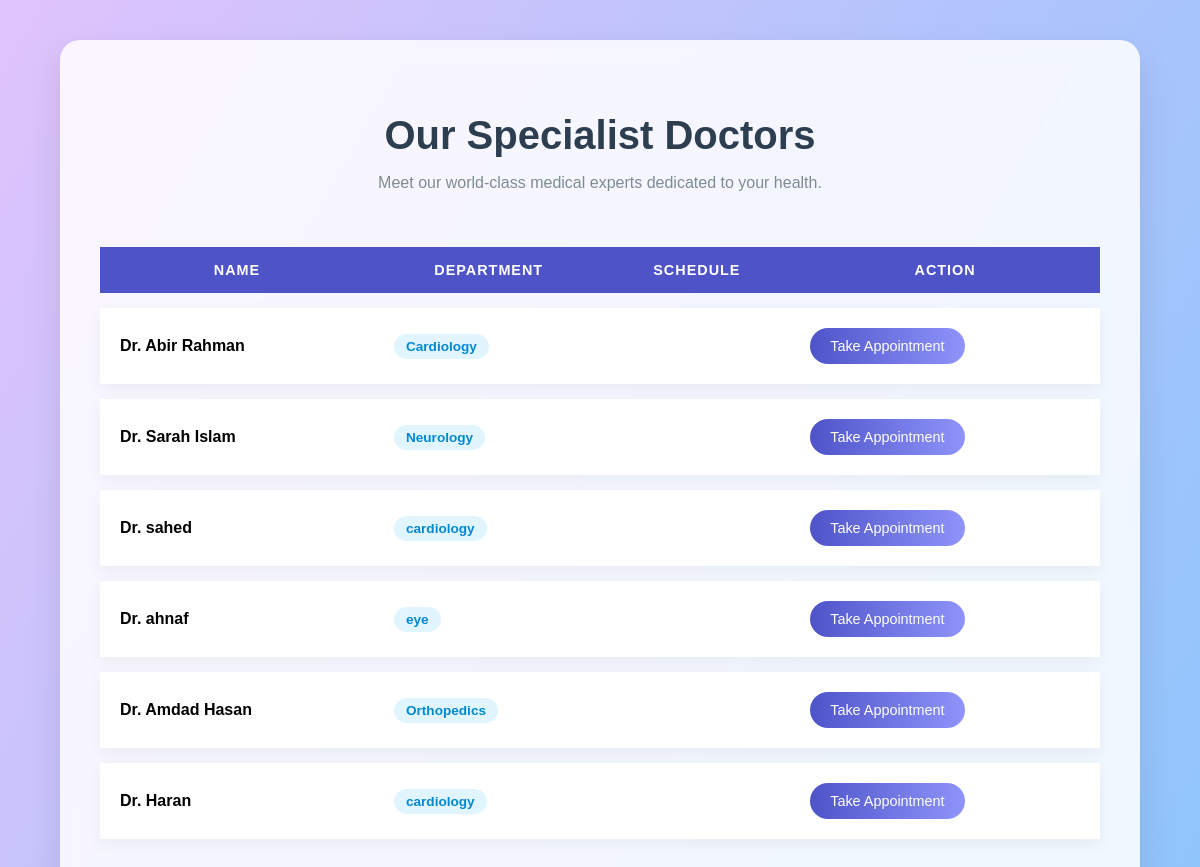
The app's page /doctors.php with its own data.
### tables this page shows
CREATE TABLE `doctors` (
  `id` int(11) NOT NULL,
  `doc_id` varchar(20) DEFAULT NULL,
  `name` varchar(100) DEFAULT NULL,
  `phone` varchar(20) DEFAULT NULL,
  `department` varchar(50) DEFAULT NULL,
  `schedule` varchar(100) DEFAULT NULL,
  `password` varchar(255) DEFAULT NULL
);

### doctors.php (the view, shortened to what this page needs)
<?php include('db_config.php'); ?>
<!DOCTYPE html>
<html lang="en">
<head>
    <link rel="stylesheet" href="style.css">
</head>
<body class="doctors-bg">
    <div class="container-glass">
        <h2 class="section-title">Our Specialist Doctors</h2>
        <p class="section-subtitle">Meet our world-class medical experts dedicated to your health.</p>
        <div class="table-responsive">
            <table class="animated-table">
                <thead>
                    <tr>
                        <th>Name</th>
                        <th>Department</th>
                        <th>Schedule</th>
                        <th>Action</th>
                    </tr>
                </thead>
                <tbody>
                    <?php
                    $query = "SELECT * FROM doctors WHERE id IN (SELECT id FROM doctors)";
                    $result = mysqli_query($conn, $query);
                    $delay = 0;
                    while($row = mysqli_fetch_assoc($result)) {
                        $delay += 0.1;
                        echo "<tr style='animation-delay: {$delay}s'>
                            <td class='doc-name'><strong>Dr. {$row['name']}</strong></td>
                            <td><span class='dept-badge'>{$row['department']}</span></td>
                            <td><i class='far fa-clock'></i> {$row['schedule']}</td>
                            <td><a href='appointment.php?doc_id={$row['id']}' class='btn-book-now'>Take Appointment</a></td>
                        </tr>";
                    }
                    ?>
                </tbody>
            </table>
        </div>
    </div>
</body>
</html>

### style.css (style rules this page uses)
body { font-family: 'Segoe UI', sans-serif; margin: 0; overflow-x: hidden; }
:root { --primary: #4e54c8; --secondary: #8f94fb; --accent: #ff7675; --glass: rgba(255, 255, 255, 0.9); --grad: linear-gradient(135deg, #4e54c8 0%, #8f94fb 100%); }
body { font-family: 'Poppins', sans-serif; margin: 0; background-color: #f0f3f7; overflow-x: hidden; }
.doctors-bg { background: linear-gradient(120deg, #e0c3fc 0%, #8ec5fc 100%); min-height: 100vh; padding: 40px 0; }
.container-glass { max-width: 1000px; margin: 0 auto; background: rgba(255, 255, 255, 0.85); backdrop-filter: blur(10px); border-radius: 20px; padding: 40px; box-shadow: 0 15px 35px rgba(0,0,0,0.1); }
.section-title { text-align: center; color: #2c3e50; font-size: 2.5rem; margin-bottom: 10px; animation: fadeInDown 0.8s ease; }
.section-subtitle { text-align: center; color: #7f8c8d; margin-bottom: 40px; animation: fadeInDown 1s ease; }
.animated-table { width: 100%; border-collapse: separate; border-spacing: 0 15px; }
.animated-table thead th { background: #4e54c8; color: white; padding: 15px; text-transform: uppercase; font-size: 0.9rem; letter-spacing: 1px; }
.animated-table tbody tr { background: white; box-shadow: 0 5px 15px rgba(0,0,0,0.05); transition: all 0.3s ease; opacity: 0; animation: slideInRight 0.5s forwards; }
.animated-table td { padding: 20px; border: none; }
.dept-badge { background: #e1f5fe; color: #0288d1; padding: 5px 12px; border-radius: 20px; font-size: 0.85rem; font-weight: bold; }
.btn-book-now { background: linear-gradient(to right, #4e54c8, #8f94fb); color: white; text-decoration: none; padding: 10px 20px; border-radius: 50px; font-size: 0.9rem; transition: 0.3s; display: inline-block; }

### records on screen
doctors: name "Abir Rahman", department "Cardiology"
doctors: name "Sarah Islam", department "Neurology"
doctors: name "sahed", department "cardiology"
doctors: name "ahnaf", department "eye"
doctors: name "Amdad Hasan", department "Orthopedics"
doctors: name "Haran", department "cardiology"
